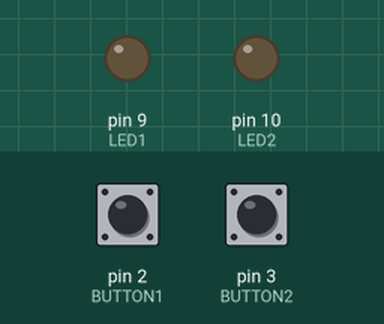
Recording of a sketch running on a simulated Arduino Uno, built with avr-gcc and run on an emulated ATmega328P. Shown: output pins drawn as LEDs (lit = HIGH). The inputs (shaded band) are chosen by the test bench; at power-on: pin 2 (BUTTON1) LOW, pin 3 (BUTTON2) LOW.

Above: at 1.2 s.
1.3 s: pin 2 (BUTTON1) pulled HIGH for 0.15 s
At 2.4 s:
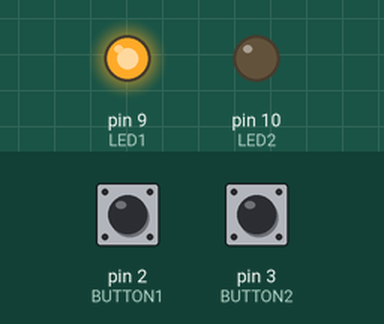
Timing chart, 0 to 4.3 s (numbered marks = the images above; inputs shaded):
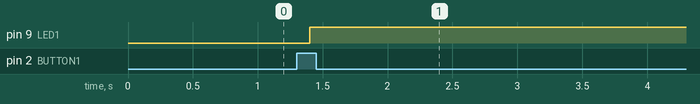

Measured:
- after the input at 1.3 s, pin 9 (LED1): LOW → HIGH after 0.10 s

The sketch:

buzzer.ino
```cpp
#include <Bounce.h>

const int BUTTON1 = 2;
const int BUTTON2 = 3;
const int LED1    = 9;
const int LED2    = 10;

Bounce button1(BUTTON1, 100);
Bounce button2(BUTTON2, 100);

#define QUERY   '?'
#define PLAYER1 '1'
#define PLAYER2 '2'
#define BOTH    'b'
#define NONE    -1

int winner = NONE;

void setup() {
    pinMode(BUTTON1, INPUT);
    pinMode(BUTTON2, INPUT);
    pinMode(LED1,    OUTPUT);
    pinMode(LED2,    OUTPUT);

    Serial.begin(9600);
}

int readButtons() {
    button1.update();
    button2.update();
    int b1Pressed = button1.risingEdge();
    int b2Pressed = button2.risingEdge();

    return b1Pressed ?
               (b2Pressed ? BOTH    : PLAYER1) :
               (b2Pressed ? PLAYER2 : NONE);
}

void setWinner(int value) {
    winner = value;
    digitalWrite(LED1, (winner == PLAYER1 || winner == BOTH));
    digitalWrite(LED2, (winner == PLAYER2 || winner == BOTH));
}

void loop() {
    int button = readButtons();
    int serial = (Serial.available() > 0 ? Serial.read() : NONE);
    int event  = (button != NONE ? button : serial);

    switch (event) {
    case PLAYER1:
    case PLAYER2:
    case BOTH:
        if (winner == NONE) setWinner(event);
        break;
    case QUERY:
        Serial.write(winner);
        break;
    default:
        break;
    }

    delay(50);
}
```
